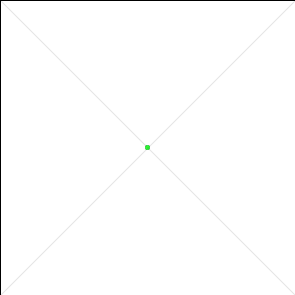
Frame 1 (no input)
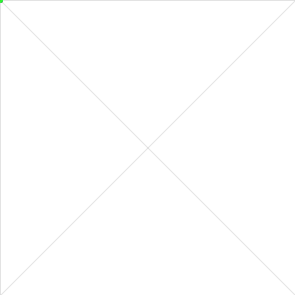
Frame 60 (the mouse pressed at the canvas centre just before this capture)
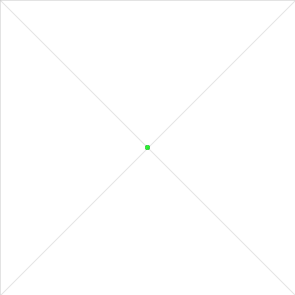
Frame 120 (the mouse held since frame 60 and released just before this capture)

The Processing sketch that drew these frames (run headless with seeded random() and noise(); from frame 60 on, the mouse is pressed at the canvas centre):

// Processing sketch: processing_121560
// ── processing_121560.pde

int x,y,diamX,diamY,ecartX,ecartY;
void setup(){
  size(295,295);
  background(255);
  x=width/2;
  y=height/2;
  smooth();
  cursor(CROSS);
}
void draw(){
  fill(255);
  rect(0,0,width,height);
  if(mouseX<width/2 && mouseY<height/2){
    diamX=mouseX*2;
    diamY=mouseY*2;
  }else if(mouseX>width/2 && mouseY>height/2){
    diamX=(width-mouseX)*2;
    diamY=(height-mouseY)*2;
  }else if(mouseX<width/2 && mouseY>height/2){
    diamX=mouseX*2;
    diamY=(height-mouseY)*2;
  }else if(mouseX>width/2 && mouseY<height/2){
    diamX=(width-mouseX)*2;
    diamY=mouseY*2;
  }
  ecartX=diamX/8;
  ecartY=diamY/8;
  noFill();
  stroke(0,30);
  strokeWeight(5);
  ellipse(x,y,diamX,diamY);
  noStroke();
  //cercleRouge
  fill(200,0,0,100);
  ellipse(x+ecartX,y+ecartY,diamX*0.62,diamY*0.62);
  //cercleVert
  fill(0,200,0,100);
  ellipse(x-ecartX,y-ecartY,diamX*0.62,diamY*0.62);
  //cercleBleu
  fill(0,0,200,100);
  ellipse(x+ecartX,y-ecartY,diamX*0.62,diamY*0.62);
  //cercleJaune
  fill(200,200,0,100);
  ellipse(x-ecartX,y+ecartY,diamX*0.62,diamY*0.62);
  //pointRouge
  stroke(255,50,50);
  point(x+ecartX,y+ecartY);
  //pointJaune
  stroke(255,255,50);
  point(x-ecartX,y+ecartY);
  //pointBleu
  stroke(50,50,255);
  point(x+ecartX,y-ecartY);
  //pointVert
  stroke(50,255,50);
  point(x-ecartX,y-ecartY);
  strokeWeight(1);;
  stroke(20,30);
  noFill();
  //ellipse(x,y,dist(x-ecartX,y+ecartY,x+ecartX,y-ecartY),dist(x-ecartX,y+ecartY,x+ecartX,y-ecartY));
  x=mouseX;
  y=mouseY;
  line(0,0,width,height);
  line(width,0,0,height);
}
